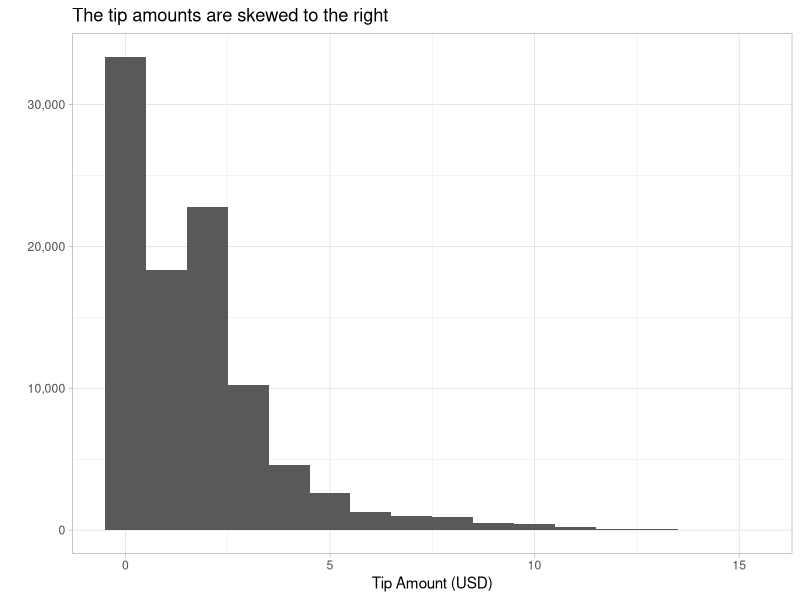
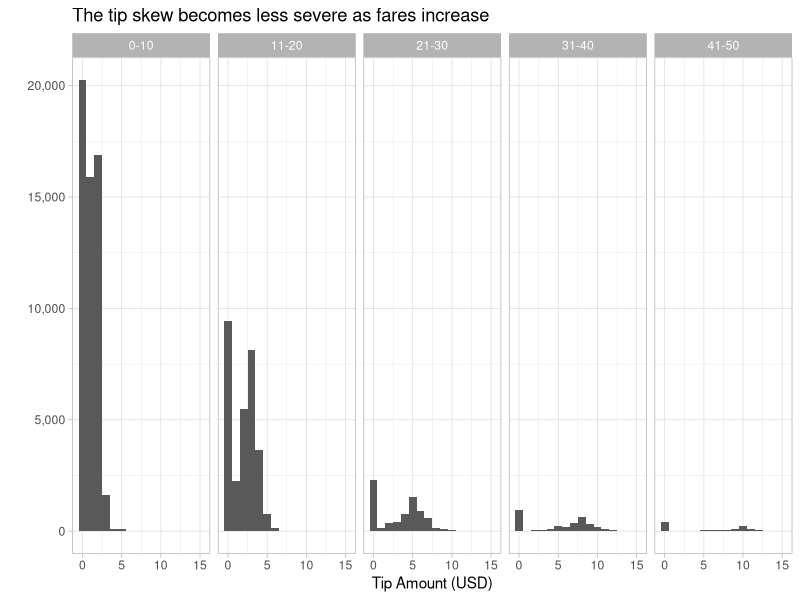
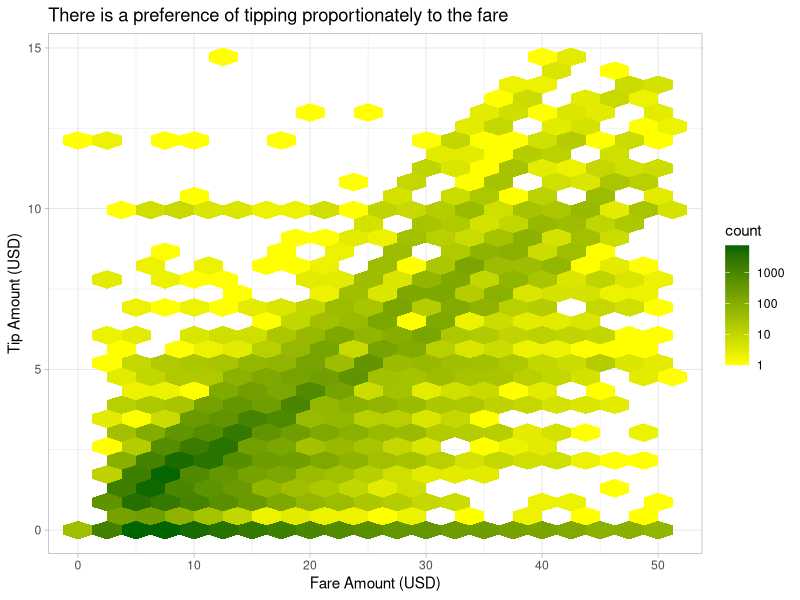

Recreate these plots in R, in order.
# HW6: ggplot10
#'
# In this exercise, you have to recreate the figures found at 
# the left of the instructions.
# We suggest functions you can use to create the plots, but 
# you are free to use the method you are the most comfortable with.
# Make sure that the figures look exactly like the ones you are supposed to create.
#'
# 1. Do the following:
#    - load the `readr` and `dplyr` package
#    - then load the `data/taxi.csv` file using `read_csv()`, containing some
#    fare and tip amounts of NYC yellow cab rides in June 2018, Assign it to
#    the variable `taxi`
#    - then keep only the rows corresponding to trips with `tip_amount < 15`
#    and `0 <= fare_amount <= 50`
#    Hint: you can use `filter()` and `between()` to do so.
#    - assign the resulting tibble of the last two steps to variable `taxi`
#    - use `head()` to see the first lines and assign the resulting tibble to
#    `taxi_head`.
#    `taxi_head` should look like:
#    # A tibble: 6 x 3
#           X1 fare_amount tip_amount
#        <dbl>       <dbl>      <dbl>
#    1 7832414         7         1.65
#    2 3247452        10.5       2.36
#    3 1026979         5         0.87
#    4 2003753        18.5       4.05
#    5 5884122         6         2
#    6 2373845         3.5       0.96
## Do not modify this line!
library(readr)
library(dplyr)
taxi <- read_csv("data/taxi.csv") %>%
  filter(tip_amount < 15 & between(fare_amount, 0, 50))
taxi
taxi_head <- taxi %>%
  head
taxi_head


# 2. Load the `scales` and `ggplot2`package. Plot a histogram of the tip
#    amounts and assign the plot to `tip_histogram`.
#    To do so, you can:
#    - call `ggplot()` and `geom_histogram()` setting the `binwidth` to `1`
#    - add `scale_y_continuous(label = comma)` to make the plot more
#    reader-friendly
#    Note: `scale_y_continuous(label = comma)` makes the y-labels more
#    readable, forcing a comma notation for numbers (e.g. 5e+05 becomes
#    500,000)
#    - use `labs()` to format the labels such that:
#          - `title = "The tip amounts are skewed to the right"`
#          - `x = "Tip Amount (USD)"`
#          - `y = ""`
#    - finally add the light theme using `theme_light()`
#    The x-axis should read `Tip Amount (USD)` and the y-axis should have no
#    name
## Do not modify this line!
library(scales)
library(ggplot2)
tip_histogram <- ggplot(data = taxi, mapping = aes(x = tip_amount)) +
  geom_histogram(binwidth = 1) +
  scale_y_continuous(label = comma) +
  labs(title = "The tip amounts are skewed to the right",
       x = "Tip Amount (USD)",
       y = "") +
  theme_light()
tip_histogram


# 3. Create a `fare_bins` column in `taxi` mapping each `fare_amount` to one of
#    `("0-10", "11-20", "21-30", "31-40", "41-50")` depending on which interval
#    the fare amounts falls in and assign the transformed tibble to variable
#    `taxi_binned`.
#    Hint: you can use `mutate()`,`cut()` with 5 breaks.
#    `taxi_binned` should look like:
#    # A tibble: 96,469 x 4
#           X1 fare_amount tip_amount fare_bins
#        <dbl>       <dbl>      <dbl> <fct>
#    1 7832414         7         1.65 0-10
#    2 3247452        10.5       2.36 11-20
#    3 1026979         5         0.87 0-10
#    4 2003753        18.5       4.05 11-20
#    5 5884122         6         2    0-10
#    6 2373845         3.5       0.96 0-10
#    7 3418614        13         2.96 11-20
#    8  603784         6         2.19 0-10
#    9  404232         6         0    0-10
#    10 1381237        17.5       5.79 11-20
#    # … with 96,459 more rows
## Do not modify this line!
taxi_binned <- taxi %>% 
  mutate(fare_bins = cut(fare_amount, breaks = 5, labels = c("0-10", "11-20", "21-30", "31-40", "41-50")))
taxi_binned


# 4. Plot tip histograms faceted on 10 dollar bins of fare amounts and assign
#    the plot to `tip_facet_hist`.
#    To do so, you can:
#    - create the plot from `taxi_binned` with `ggplot()`
#    - then add  `geom_histogram()` with a `binwidth`` of `1`
#    - then forcing comma notation for the y-axis (as you did in question 2.)
#    - and after that, faceting on the bins using `facet_grid()`
#    - use `labs()` to format the labels such that:
#          - `title = "The tip skew becomes less severe as fares increase"`
#          - `x = "Tip Amount (USD)"`
#          - `y = ""`
#    - finally add the light theme using `theme_light()`
#    The x-axis should read `Tip Amount (USD)` and the y-axis should have no
#    name
## Do not modify this line!
tip_facet_hist <- ggplot(data = taxi_binned, mapping = aes(x = tip_amount)) +
  geom_histogram(binwidth = 1) +
  scale_y_continuous(labels = comma) +
  facet_grid(~fare_bins) +
  labs(title = "The tip skew becomes less severe as fares increase",
       x = "Tip Amount (USD)",
       y = "") +
  theme_light()
tip_facet_hist


# 5. Generate a hexagonal heatmap of the scatter plot and assign the plot to
#    variable `hex_heatmap`.
#    To do so:
#    - create the plot using `ggplot()` (fares on the x-axis and tips on the
#      y-axis)
#    - add a `geom_hex()` with `binwidth`` of `2.5` of fare amounts and `0.5` of
#      tip amounts
#    - then change the colours of the bins using `scale_fill_gradient`. The
#      colours should range from `"yellow"` (`low`) to `"darkgreen"` (`high`)
#      and the gradients should follow a `log10` transformation
#      (`trans = log10`)
#    - use `labs()` to format the labels such that:
#          - `title = "There is a preference of tipping proportionately to the fare"`
#          - `x = "Fare Amount (USD)"`
#          - `y = "Tip Amount (USD)"`
#    - finally add the light theme using `theme_light()`
#    The x-axis should read `"Fare Amount (USD)"` and the y-axis should be named
#    `"Tip Amount (USD)"`.
## Do not modify this line!
hex_heatmap <- ggplot(data = taxi, mapping = aes(x = fare_amount, y = tip_amount)) +
  geom_hex(binwidth = c(2.5, 0.5)) +
  scale_fill_gradient(low = "yellow", high = "darkgreen", trans = "log10") +
  labs(title = "There is a preference of tipping proportionately to the fare",
       x = "Fare Amount (USD)",
       y = "Tip Amount (USD)") +
  theme_light()
hex_heatmap



